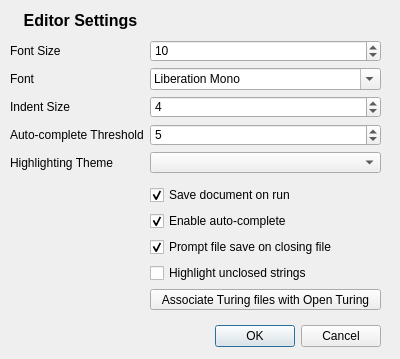
<?xml version="1.0" encoding="UTF-8"?>
<ui version="4.0">
 <class>SettingsDialog</class>
 <widget class="QDialog" name="SettingsDialog">
  <property name="geometry">
   <rect>
    <x>0</x>
    <y>0</y>
    <width>400</width>
    <height>359</height>
   </rect>
  </property>
  <property name="windowTitle">
   <string>Dialog</string>
  </property>
  <widget class="QDialogButtonBox" name="buttonBox">
   <property name="geometry">
    <rect>
     <x>40</x>
     <y>320</y>
     <width>341</width>
     <height>32</height>
    </rect>
   </property>
   <property name="orientation">
    <enum>Qt::Horizontal</enum>
   </property>
   <property name="standardButtons">
    <set>QDialogButtonBox::Cancel|QDialogButtonBox::Ok</set>
   </property>
  </widget>
  <widget class="QWidget" name="formLayoutWidget">
   <property name="geometry">
    <rect>
     <x>10</x>
     <y>40</y>
     <width>371</width>
     <height>271</height>
    </rect>
   </property>
   <layout class="QFormLayout" name="settingsForm">
    <property name="fieldGrowthPolicy">
     <enum>QFormLayout::AllNonFixedFieldsGrow</enum>
    </property>
    <item row="0" column="0">
     <widget class="QLabel" name="label">
      <property name="text">
       <string>Font Size</string>
      </property>
     </widget>
    </item>
    <item row="0" column="1">
     <widget class="QSpinBox" name="fontSize">
      <property name="value">
       <number>10</number>
      </property>
     </widget>
    </item>
    <item row="1" column="0">
     <widget class="QLabel" name="label_6">
      <property name="text">
       <string>Font</string>
      </property>
     </widget>
    </item>
    <item row="1" column="1">
     <widget class="QFontComboBox" name="fontSelect">
      <property name="currentFont">
       <font>
        <family>Courier New</family>
        <pointsize>10</pointsize>
       </font>
      </property>
     </widget>
    </item>
    <item row="2" column="0">
     <widget class="QLabel" name="label_2">
      <property name="text">
       <string>Indent Size</string>
      </property>
     </widget>
    </item>
    <item row="2" column="1">
     <widget class="QSpinBox" name="indentSize">
      <property name="value">
       <number>4</number>
      </property>
     </widget>
    </item>
    <item row="3" column="0">
     <widget class="QLabel" name="label_4">
      <property name="text">
       <string>Auto-complete Threshold</string>
      </property>
     </widget>
    </item>
    <item row="3" column="1">
     <widget class="QSpinBox" name="autoCompThresh">
      <property name="value">
       <number>5</number>
      </property>
     </widget>
    </item>
    <item row="4" column="0">
     <widget class="QLabel" name="label_5">
      <property name="text">
       <string>Highlighting Theme</string>
      </property>
     </widget>
    </item>
    <item row="4" column="1">
     <widget class="QComboBox" name="theme"/>
    </item>
    <item row="5" column="0">
     <spacer name="verticalSpacer">
      <property name="orientation">
       <enum>Qt::Vertical</enum>
      </property>
      <property name="sizeHint" stdset="0">
       <size>
        <width>20</width>
        <height>20</height>
       </size>
      </property>
     </spacer>
    </item>
    <item row="6" column="1">
     <widget class="QCheckBox" name="saveOnRun">
      <property name="text">
       <string>Save document on run</string>
      </property>
      <property name="checked">
       <bool>true</bool>
      </property>
     </widget>
    </item>
    <item row="7" column="1">
     <widget class="QCheckBox" name="autoComp">
      <property name="text">
       <string>Enable auto-complete</string>
      </property>
      <property name="checked">
       <bool>true</bool>
      </property>
     </widget>
    </item>
    <item row="8" column="1">
     <widget class="QCheckBox" name="confirmSave">
      <property name="text">
       <string>Prompt file save on closing file</string>
      </property>
      <property name="checked">
       <bool>true</bool>
      </property>
     </widget>
    </item>
    <item row="9" column="1">
     <widget class="QCheckBox" name="stringEOLHighlight">
      <property name="text">
       <string>Highlight unclosed strings</string>
      </property>
     </widget>
    </item>
    <item row="10" column="1">
     <widget class="QPushButton" name="associateFiles">
      <property name="text">
       <string>Associate Turing files with Open Turing</string>
      </property>
     </widget>
    </item>
   </layout>
  </widget>
  <widget class="QLabel" name="label_3">
   <property name="geometry">
    <rect>
     <x>10</x>
     <y>10</y>
     <width>141</width>
     <height>21</height>
    </rect>
   </property>
   <property name="font">
    <font>
     <pointsize>12</pointsize>
     <weight>75</weight>
     <bold>true</bold>
    </font>
   </property>
   <property name="text">
    <string>Editor Settings</string>
   </property>
   <property name="alignment">
    <set>Qt::AlignCenter</set>
   </property>
  </widget>
 </widget>
 <resources/>
 <connections>
  <connection>
   <sender>buttonBox</sender>
   <signal>accepted()</signal>
   <receiver>SettingsDialog</receiver>
   <slot>accept()</slot>
   <hints>
    <hint type="sourcelabel">
     <x>248</x>
     <y>254</y>
    </hint>
    <hint type="destinationlabel">
     <x>157</x>
     <y>274</y>
    </hint>
   </hints>
  </connection>
  <connection>
   <sender>buttonBox</sender>
   <signal>rejected()</signal>
   <receiver>SettingsDialog</receiver>
   <slot>reject()</slot>
   <hints>
    <hint type="sourcelabel">
     <x>316</x>
     <y>260</y>
    </hint>
    <hint type="destinationlabel">
     <x>286</x>
     <y>274</y>
    </hint>
   </hints>
  </connection>
  <connection>
   <sender>associateFiles</sender>
   <signal>pressed()</signal>
   <receiver>SettingsDialog</receiver>
   <slot>associateFiles()</slot>
   <hints>
    <hint type="sourcelabel">
     <x>258</x>
     <y>254</y>
    </hint>
    <hint type="destinationlabel">
     <x>199</x>
     <y>153</y>
    </hint>
   </hints>
  </connection>
 </connections>
 <slots>
  <slot>associateFiles()</slot>
 </slots>
</ui>
